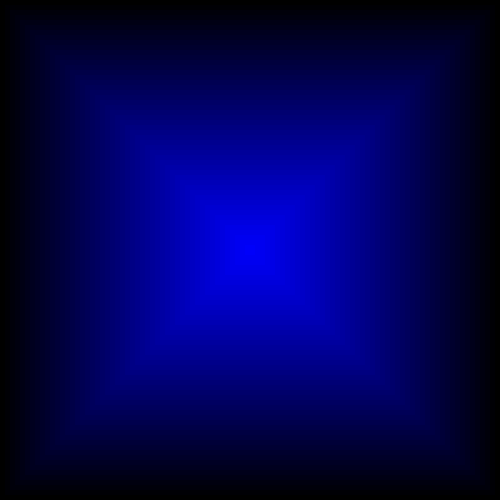
Frame 1 (no input)
Frame 60 (no input): identical to frame 1, image omitted
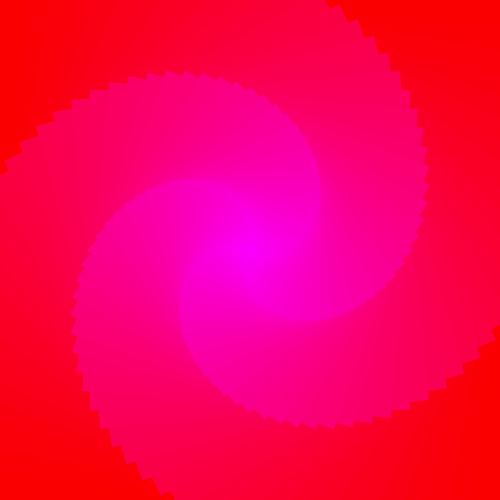
Frame 120 (the mouse pressed at the canvas centre since frame 60)

The p5.js sketch that drew these frames (run headless with seeded random() and noise() and a simulated clock; from frame 60 on, the mouse is pressed at the canvas centre):

// p5.js sketch
// ── sketch.js
var angle;

function setup() {
  createCanvas(500, 500);
  angleMode(DEGREES);
  rectMode(CENTER);
  noStroke();
  angle = 0;
}

function draw() {
  background(200);

  var rectWidth = width;
  translate(width/2, height/2);

  var numOfRect = 50;

  for (var i = 0; i < numOfRect; i = i + 1) {
    push();
    var fi = i / numOfRect;
    rotate(fi * mouseX);
    fill(0 + mouseX, 0 ,fi * 255);
    rect(0, 0, rectWidth, rectWidth);
    rectWidth = rectWidth - 10;
    pop();
  }

/*  push();
    translate(100,100);
    //rotate(angle);
    scale(2,3);
    rect (0,0,50,50);
  pop();

  push();
    translate (200,200);
    translate (100, 100);
    rect (0,0,10,10);
  pop();

    angle = angle + 1;*/
}
